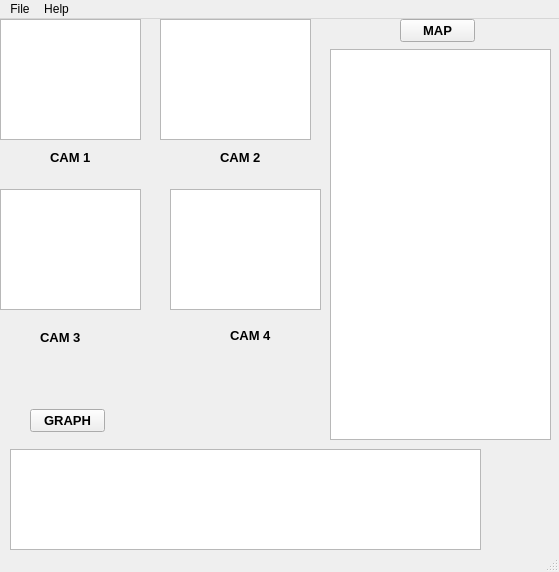
<?xml version="1.0" encoding="UTF-8"?>
<ui version="4.0">
 <class>MainWindow</class>
 <widget class="QMainWindow" name="MainWindow">
  <property name="geometry">
   <rect>
    <x>0</x>
    <y>0</y>
    <width>559</width>
    <height>572</height>
   </rect>
  </property>
  <property name="windowTitle">
   <string>MainWindow</string>
  </property>
  <widget class="QWidget" name="centralwidget">
   <widget class="QTableWidget" name="tableWidget">
    <property name="geometry">
     <rect>
      <x>0</x>
      <y>0</y>
      <width>141</width>
      <height>121</height>
     </rect>
    </property>
   </widget>
   <widget class="QTableWidget" name="tableWidget_2">
    <property name="geometry">
     <rect>
      <x>160</x>
      <y>0</y>
      <width>151</width>
      <height>121</height>
     </rect>
    </property>
   </widget>
   <widget class="QTableWidget" name="tableWidget_3">
    <property name="geometry">
     <rect>
      <x>0</x>
      <y>170</y>
      <width>141</width>
      <height>121</height>
     </rect>
    </property>
   </widget>
   <widget class="QTableWidget" name="tableWidget_4">
    <property name="geometry">
     <rect>
      <x>170</x>
      <y>170</y>
      <width>151</width>
      <height>121</height>
     </rect>
    </property>
   </widget>
   <widget class="QTableWidget" name="tableWidget_5">
    <property name="geometry">
     <rect>
      <x>330</x>
      <y>30</y>
      <width>221</width>
      <height>391</height>
     </rect>
    </property>
   </widget>
   <widget class="QTableWidget" name="tableWidget_6">
    <property name="geometry">
     <rect>
      <x>10</x>
      <y>430</y>
      <width>471</width>
      <height>101</height>
     </rect>
    </property>
   </widget>
   <widget class="QPushButton" name="pushButton_5">
    <property name="geometry">
     <rect>
      <x>400</x>
      <y>0</y>
      <width>75</width>
      <height>23</height>
     </rect>
    </property>
    <property name="font">
     <font>
      <pointsize>10</pointsize>
      <weight>75</weight>
      <bold>true</bold>
     </font>
    </property>
    <property name="text">
     <string>MAP</string>
    </property>
   </widget>
   <widget class="QPushButton" name="pushButton_6">
    <property name="geometry">
     <rect>
      <x>30</x>
      <y>390</y>
      <width>75</width>
      <height>23</height>
     </rect>
    </property>
    <property name="font">
     <font>
      <pointsize>10</pointsize>
      <weight>75</weight>
      <bold>true</bold>
     </font>
    </property>
    <property name="text">
     <string>GRAPH</string>
    </property>
   </widget>
   <widget class="QLabel" name="label">
    <property name="geometry">
     <rect>
      <x>50</x>
      <y>130</y>
      <width>47</width>
      <height>16</height>
     </rect>
    </property>
    <property name="font">
     <font>
      <pointsize>10</pointsize>
      <weight>75</weight>
      <bold>true</bold>
     </font>
    </property>
    <property name="text">
     <string>CAM 1</string>
    </property>
   </widget>
   <widget class="QLabel" name="label_2">
    <property name="geometry">
     <rect>
      <x>220</x>
      <y>130</y>
      <width>47</width>
      <height>16</height>
     </rect>
    </property>
    <property name="font">
     <font>
      <pointsize>10</pointsize>
      <weight>75</weight>
      <bold>true</bold>
     </font>
    </property>
    <property name="text">
     <string>CAM 2</string>
    </property>
   </widget>
   <widget class="QLabel" name="label_3">
    <property name="geometry">
     <rect>
      <x>40</x>
      <y>310</y>
      <width>51</width>
      <height>16</height>
     </rect>
    </property>
    <property name="font">
     <font>
      <pointsize>10</pointsize>
      <weight>75</weight>
      <bold>true</bold>
     </font>
    </property>
    <property name="text">
     <string>CAM 3</string>
    </property>
   </widget>
   <widget class="QLabel" name="label_4">
    <property name="geometry">
     <rect>
      <x>230</x>
      <y>310</y>
      <width>47</width>
      <height>13</height>
     </rect>
    </property>
    <property name="font">
     <font>
      <pointsize>10</pointsize>
      <weight>75</weight>
      <bold>true</bold>
     </font>
    </property>
    <property name="text">
     <string>CAM 4</string>
    </property>
   </widget>
  </widget>
  <widget class="QMenuBar" name="menubar">
   <property name="geometry">
    <rect>
     <x>0</x>
     <y>0</y>
     <width>559</width>
     <height>21</height>
    </rect>
   </property>
   <widget class="QMenu" name="menuFile">
    <property name="title">
     <string>File</string>
    </property>
   </widget>
   <widget class="QMenu" name="menuHelp">
    <property name="title">
     <string>Help</string>
    </property>
   </widget>
   <addaction name="menuFile"/>
   <addaction name="menuHelp"/>
  </widget>
  <widget class="QStatusBar" name="statusbar"/>
 </widget>
 <resources/>
 <connections/>
</ui>
